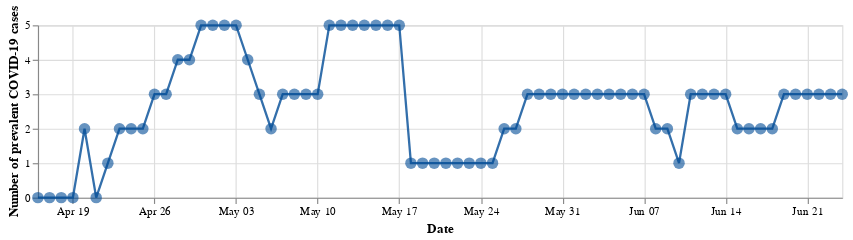

Notebook cell for this chart:
### Markdown cell above
We replace all numbers in `:currentcases` that have been imputed by last-observation-carried-forward with `NaN`, i.e., all values in rows where `:reported` is equal to $0$, before plotting the number of current cases over time to visualize the missingness pattern.

### Code cell
figure1=myhospital|> @vlplot(
        width=700, height=150,
        mark={:line, point={filled=true, size=100, color="#004b96", opacity = 0.6}, color="#004b96", opacity=0.8}, 
        x={field=:date, axis={title="Date"}},
        y={field=:currentcases, axis={title="Number of prevalent COVID-19 cases"}}
)

### Figure 1 — Vega-Lite specification as saved in the notebook (floating-point values rounded to 4 significant figures)
{"data": {"values": [{"currentcases": 0, "date": "2020-04-16", "reported": false}, {"currentcases": 0, "date": "2020-04-17", "reported": true}, {"currentcases": 0, "date": "2020-04-18", "reported": true}, {"currentcases": 0, "date": "2020-04-19", "reported": true}, {"currentcases": 2, "date": "2020-04-20", "reported": true}, {"currentcases": 0, "date": "2020-04-21", "reported": true}, {"currentcases": 1, "date": "2020-04-22", "reported": true}, {"currentcases": 2, "date": "2020-04-23", "reported": true}, {"currentcases": 2, "date": "2020-04-24", "reported": true}, {"currentcases": 2, "date": "2020-04-25", "reported": false}, {"currentcases": 3, "date": "2020-04-26", "reported": true}, {"currentcases": 3, "date": "2020-04-27", "reported": false}, {"currentcases": 4, "date": "2020-04-28", "reported": true}, {"currentcases": 4, "date": "2020-04-29", "reported": false}, {"currentcases": 5, "date": "2020-04-30", "reported": true}, {"currentcases": 5, "date": "2020-05-01", "reported": false}, {"currentcases": 5, "date": "2020-05-02", "reported": false}, {"currentcases": 5, "date": "2020-05-03", "reported": false}, {"currentcases": 4, "date": "2020-05-04", "reported": true}, {"currentcases": 3, "date": "2020-05-05", "reported": true}, {"currentcases": 2, "date": "2020-05-06", "reported": true}, {"currentcases": 3, "date": "2020-05-07", "reported": true}, {"currentcases": 3, "date": "2020-05-08", "reported": false}, {"currentcases": 3, "date": "2020-05-09", "reported": false}, {"currentcases": 3, "date": "2020-05-10", "reported": false}, {"currentcases": 5, "date": "2020-05-11", "reported": true}, {"currentcases": 5, "date": "2020-05-12", "reported": false}, {"currentcases": 5, "date": "2020-05-13", "reported": false}, {"currentcases": 5, "date": "2020-05-14", "reported": false}, {"currentcases": 5, "date": "2020-05-15", "reported": false}, {"currentcases": 5, "date": "2020-05-16", "reported": false}, {"currentcases": 5, "date": "2020-05-17", "reported": false}, {"currentcases": 1, "date": "2020-05-18", "reported": true}, {"currentcases": 1, "date": "2020-05-19", "reported": true}, {"currentcases": 1, "date": "2020-05-20", "reported": false}, {"currentcases": 1, "date": "2020-05-21", "reported": false}, {"currentcases": 1, "date": "2020-05-22", "reported": false}, {"currentcases": 1, "date": "2020-05-23", "reported": false}, {"currentcases": 1, "date": "2020-05-24", "reported": false}, {"currentcases": 1, "date": "2020-05-25", "reported": false}, {"currentcases": 2, "date": "2020-05-26", "reported": true}, {"currentcases": 2, "date": "2020-05-27", "reported": false}, {"currentcases": 3, "date": "2020-05-28", "reported": true}, {"currentcases": 3, "date": "2020-05-29", "reported": false}, {"currentcases": 3, "date": "2020-05-30", "reported": false}, {"currentcases": 3, "date": "2020-05-31", "reported": false}, {"currentcases": 3, "date": "2020-06-01", "reported": false}, {"currentcases": 3, "date": "2020-06-02", "reported": false}, {"currentcases": 3, "date": "2020-06-03", "reported": false}, {"currentcases": 3, "date": "2020-06-04", "reported": false}, {"currentcases": 3, "date": "2020-06-05", "reported": false}, {"currentcases": 3, "date": "2020-06-06", "reported": false}, {"currentcases": 3, "date": "2020-06-07", "reported": false}, {"currentcases": 2, "date": "2020-06-08", "reported": true}, {"currentcases": 2, "date": "2020-06-09", "reported": true}, {"currentcases": 1, "date": "2020-06-10", "reported": true}, {"currentcases": 3, "date": "2020-06-11", "reported": true}, {"currentcases": 3, "date": "2020-06-12", "reported": false}, {"currentcases": 3, "date": "2020-06-13", "reported": false}, {"currentcases": 3, "date": "2020-06-14", "reported": false}, {"currentcases": 2, "date": "2020-06-15", "reported": true}, {"currentcases": 2, "date": "2020-06-16", "reported": false}, {"currentcases": 2, "date": "2020-06-17", "reported": false}, {"currentcases": 2, "date": "2020-06-18", "reported": true}, {"currentcases": 3, "date": "2020-06-19", "reported": true}, {"currentcases": 3, "date": "2020-06-20", "reported": false}, {"currentcases": 3, "date": "2020-06-21", "reported": false}, {"currentcases": 3, "date": "2020-06-22", "reported": false}, {"currentcases": 3, "date": "2020-06-23", "reported": false}, {"currentcases": 3, "date": "2020-06-24", "reported": false}]}, "encoding": {"x": {"axis": {"title": "Date"}, "field": "date", "type": "temporal"}, "y": {"axis": {"title": "Number of prevalent COVID-19 cases"}, "field": "currentcases", "type": "quantitative"}}, "height": 150, "mark": {"color": "#004b96", "opacity": 0.8, "point": {"color": "#004b96", "filled": true, "opacity": 0.6, "size": 100}, "type": "line"}, "width": 700}
